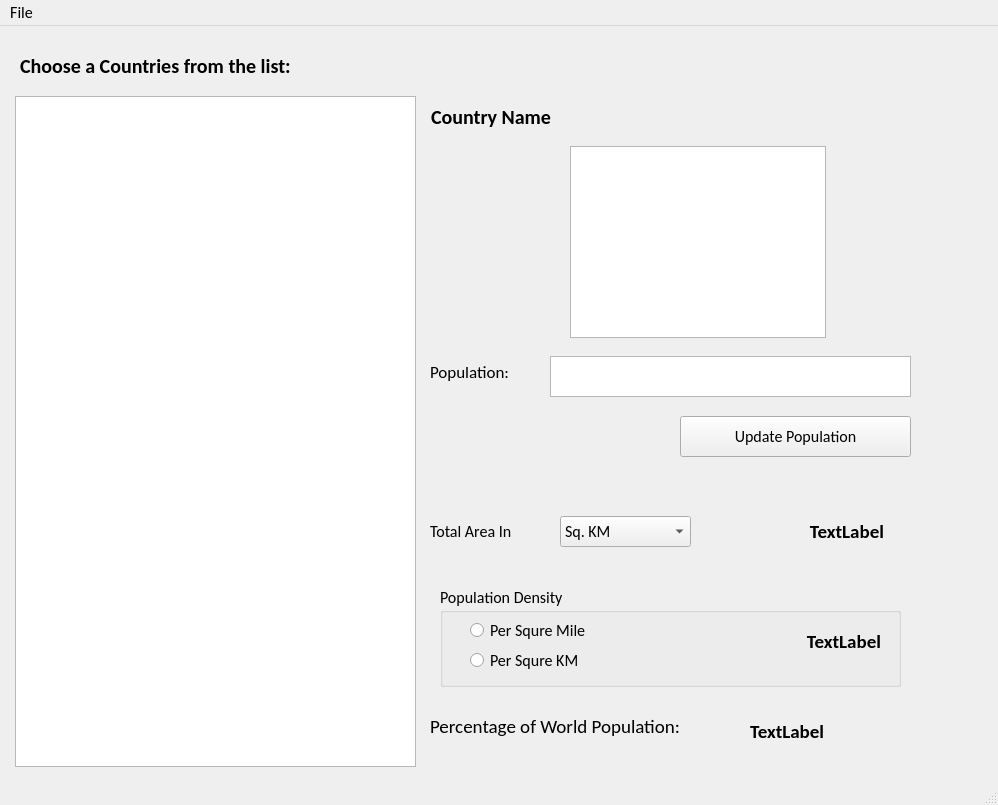
<?xml version="1.0" encoding="UTF-8"?>
<ui version="4.0">
 <class>MainWindow</class>
 <widget class="QMainWindow" name="MainWindow">
  <property name="geometry">
   <rect>
    <x>0</x>
    <y>0</y>
    <width>998</width>
    <height>805</height>
   </rect>
  </property>
  <property name="font">
   <font>
    <family>Calibri</family>
    <pointsize>12</pointsize>
    <weight>50</weight>
    <bold>false</bold>
   </font>
  </property>
  <property name="windowTitle">
   <string>MainWindow</string>
  </property>
  <widget class="QWidget" name="centralwidget">
   <widget class="QListWidget" name="listWidget_countrylist">
    <property name="geometry">
     <rect>
      <x>15</x>
      <y>70</y>
      <width>401</width>
      <height>671</height>
     </rect>
    </property>
   </widget>
   <widget class="QLabel" name="Label_list">
    <property name="geometry">
     <rect>
      <x>20</x>
      <y>30</y>
      <width>351</width>
      <height>20</height>
     </rect>
    </property>
    <property name="font">
     <font>
      <family>Calibri</family>
      <pointsize>15</pointsize>
      <weight>75</weight>
      <bold>true</bold>
     </font>
    </property>
    <property name="text">
     <string>Choose a Countries from the list:</string>
    </property>
   </widget>
   <widget class="QLabel" name="label_Countryname">
    <property name="geometry">
     <rect>
      <x>431</x>
      <y>70</y>
      <width>261</width>
      <height>41</height>
     </rect>
    </property>
    <property name="font">
     <font>
      <family>Calibri</family>
      <pointsize>15</pointsize>
      <weight>75</weight>
      <bold>true</bold>
     </font>
    </property>
    <property name="text">
     <string>Country Name</string>
    </property>
   </widget>
   <widget class="QLabel" name="label_Population">
    <property name="geometry">
     <rect>
      <x>430</x>
      <y>330</y>
      <width>121</width>
      <height>31</height>
     </rect>
    </property>
    <property name="font">
     <font>
      <family>Calibri</family>
      <pointsize>13</pointsize>
     </font>
    </property>
    <property name="text">
     <string>Population:</string>
    </property>
   </widget>
   <widget class="QPushButton" name="pushButton_update">
    <property name="geometry">
     <rect>
      <x>680</x>
      <y>390</y>
      <width>231</width>
      <height>41</height>
     </rect>
    </property>
    <property name="text">
     <string>Update Population</string>
    </property>
   </widget>
   <widget class="QLabel" name="label_Area">
    <property name="geometry">
     <rect>
      <x>430</x>
      <y>490</y>
      <width>131</width>
      <height>31</height>
     </rect>
    </property>
    <property name="text">
     <string>Total Area In</string>
    </property>
   </widget>
   <widget class="QTextEdit" name="textEdit_Population">
    <property name="geometry">
     <rect>
      <x>550</x>
      <y>330</y>
      <width>361</width>
      <height>41</height>
     </rect>
    </property>
   </widget>
   <widget class="QComboBox" name="comboBox_squremeter">
    <property name="geometry">
     <rect>
      <x>560</x>
      <y>490</y>
      <width>131</width>
      <height>31</height>
     </rect>
    </property>
    <item>
     <property name="text">
      <string>Sq. KM</string>
     </property>
    </item>
    <item>
     <property name="text">
      <string>Sq. Miles</string>
     </property>
    </item>
   </widget>
   <widget class="QGroupBox" name="groupBox">
    <property name="geometry">
     <rect>
      <x>440</x>
      <y>560</y>
      <width>461</width>
      <height>101</height>
     </rect>
    </property>
    <property name="title">
     <string>Population Density</string>
    </property>
    <widget class="QRadioButton" name="radioButton_sm">
     <property name="geometry">
      <rect>
       <x>30</x>
       <y>30</y>
       <width>201</width>
       <height>28</height>
      </rect>
     </property>
     <property name="text">
      <string>Per Squre Mile</string>
     </property>
    </widget>
    <widget class="QRadioButton" name="radioButton_km">
     <property name="geometry">
      <rect>
       <x>30</x>
       <y>60</y>
       <width>151</width>
       <height>28</height>
      </rect>
     </property>
     <property name="text">
      <string>Per Squre KM</string>
     </property>
    </widget>
    <widget class="QLabel" name="label_density_output">
     <property name="geometry">
      <rect>
       <x>320</x>
       <y>40</y>
       <width>121</width>
       <height>31</height>
      </rect>
     </property>
     <property name="font">
      <font>
       <pointsize>14</pointsize>
       <weight>75</weight>
       <bold>true</bold>
      </font>
     </property>
     <property name="layoutDirection">
      <enum>Qt::LeftToRight</enum>
     </property>
     <property name="text">
      <string>TextLabel</string>
     </property>
     <property name="alignment">
      <set>Qt::AlignRight|Qt::AlignTrailing|Qt::AlignVCenter</set>
     </property>
    </widget>
   </widget>
   <widget class="QLabel" name="label_percent">
    <property name="geometry">
     <rect>
      <x>430</x>
      <y>680</y>
      <width>381</width>
      <height>41</height>
     </rect>
    </property>
    <property name="font">
     <font>
      <pointsize>14</pointsize>
     </font>
    </property>
    <property name="text">
     <string>Percentage of World Population:</string>
    </property>
   </widget>
   <widget class="QGraphicsView" name="graphicsView_Flag">
    <property name="geometry">
     <rect>
      <x>570</x>
      <y>120</y>
      <width>256</width>
      <height>192</height>
     </rect>
    </property>
    <property name="autoFillBackground">
     <bool>false</bool>
    </property>
   </widget>
   <widget class="QLabel" name="label_percent_output">
    <property name="geometry">
     <rect>
      <x>750</x>
      <y>690</y>
      <width>151</width>
      <height>31</height>
     </rect>
    </property>
    <property name="font">
     <font>
      <pointsize>14</pointsize>
      <weight>75</weight>
      <bold>true</bold>
     </font>
    </property>
    <property name="text">
     <string>TextLabel</string>
    </property>
   </widget>
   <widget class="QLabel" name="label_area_output">
    <property name="geometry">
     <rect>
      <x>753</x>
      <y>490</y>
      <width>131</width>
      <height>31</height>
     </rect>
    </property>
    <property name="font">
     <font>
      <pointsize>14</pointsize>
      <weight>75</weight>
      <bold>true</bold>
     </font>
    </property>
    <property name="text">
     <string>TextLabel</string>
    </property>
    <property name="alignment">
     <set>Qt::AlignRight|Qt::AlignTrailing|Qt::AlignVCenter</set>
    </property>
   </widget>
  </widget>
  <widget class="QStatusBar" name="statusbar"/>
  <widget class="QMenuBar" name="menubar">
   <property name="geometry">
    <rect>
     <x>0</x>
     <y>0</y>
     <width>998</width>
     <height>26</height>
    </rect>
   </property>
   <widget class="QMenu" name="menuFile">
    <property name="title">
     <string>File</string>
    </property>
    <addaction name="actionLoad_Countries"/>
    <addaction name="actionExit"/>
    <addaction name="separator"/>
    <addaction name="actionExit_2"/>
   </widget>
   <addaction name="menuFile"/>
  </widget>
  <action name="actionLoad_Countries">
   <property name="text">
    <string>Load Countries</string>
   </property>
  </action>
  <action name="actionExit">
   <property name="text">
    <string>Save To File</string>
   </property>
  </action>
  <action name="actionExit_2">
   <property name="text">
    <string>Exit</string>
   </property>
  </action>
 </widget>
 <resources/>
 <connections/>
</ui>
